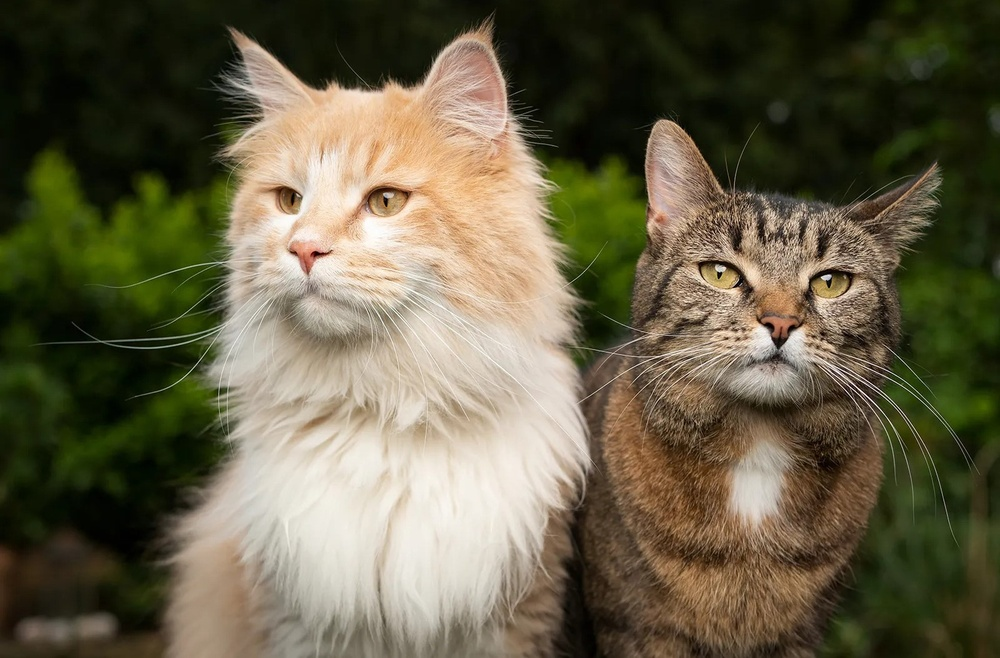
#> input picture test_image.jpg, 1000 x 658 px, shrunk from 1600 x 1052 before the run
$ python temp.py test_image.jpg
#> lines starting #> are read from the running program, lines starting #| are printed output that depends on the picture
#> in main, image_array is the input picture: shape (658, 1000, 3); mean R, G, B 101.6, 95.1, 71
import sys
import numpy as np
from PIL import Image


def rgb_to_grayscale(rgb_image):
    r, g, b = rgb_image[:, :, 0], rgb_image[:, :, 1], rgb_image[:, :, 2]
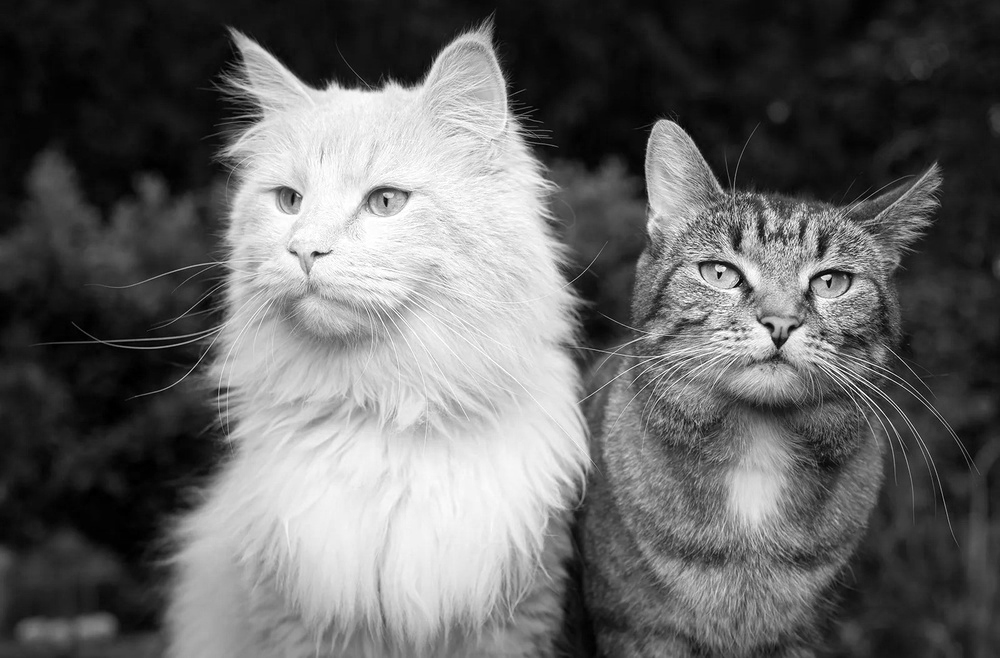
#> r: shape (658, 1000); min 0, max 255, mean 101.6
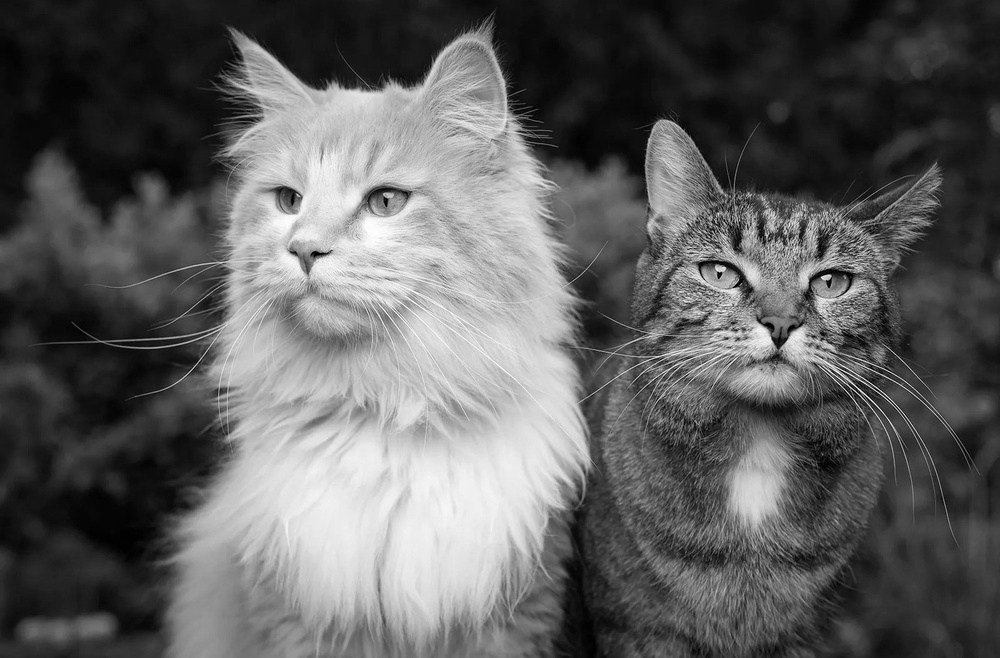
#> g: shape (658, 1000); min 0, max 255, mean 95.1
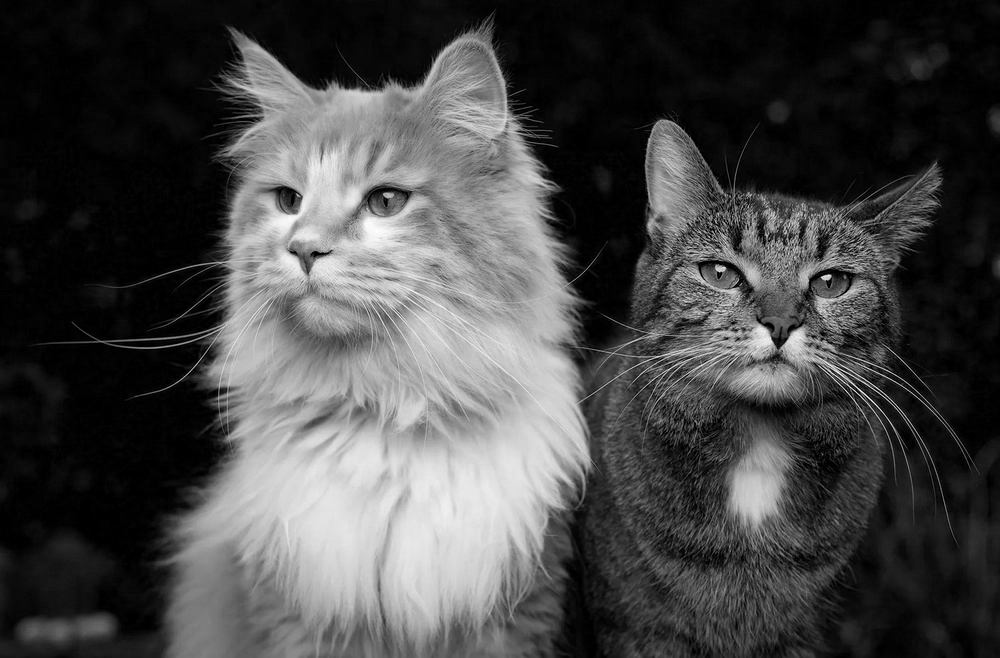
#> b: shape (658, 1000); min 0, max 255, mean 71
    gray = 0.2989 * r + 0.5870 * g + 0.1140 * b
    return gray.astype(np.uint8)


# [18 lines left out: functions gaussian_kernel, conv2d, not called in this run]


def gaussian_blur(image, kernel_size=5, sigma=1):
    kernel = gaussian_kernel(kernel_size, sigma)
    return conv2d(image, kernel)


# [114 lines left out: functions sobel_filters, non_max_suppression, threshold, hysteresis, canny_edge_detection, not called in this run]


def main():
    if len(sys.argv) != 2:
        print("Usage: python <script_name>.py <input_image>")
        sys.exit(1)

    input_name = sys.argv[1]
    output_name = input_name.rsplit(".", 1)[0] + "_edge.png"

    # Load image
    image_array = np.array(Image.open(input_name))

    # Convert image to grayscale
    if len(image_array.shape) == 3:
        gray_image = rgb_to_grayscale(image_array)
    else:
        gray_image = image_array


# # Apply Canny edge detection
# edges_array = canny_edge_detection(image_array)

# # Save the result
# Image.fromarray(edges_array.astype(np.uint8)).save(output_name)
# print(f"Edge detection complete. Result saved as {output_name}")


if __name__ == "__main__":
    main()

$ run again, on test_image_1.jpg
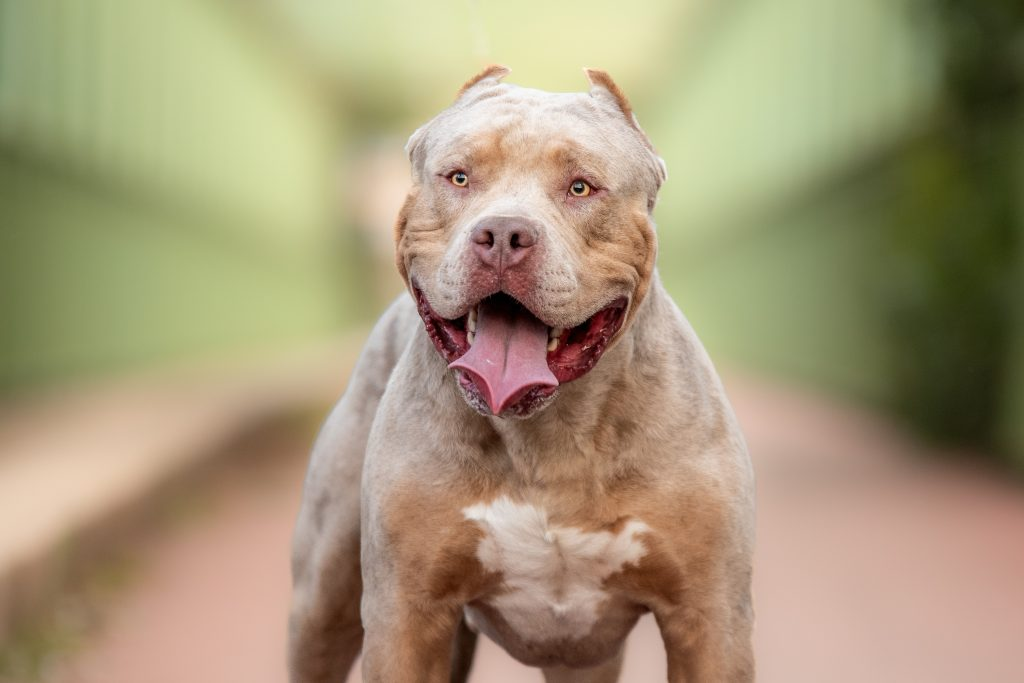
#> input picture test_image_1.jpg, 1024 x 683 px
#> in main, image_array is the input picture: shape (683, 1024, 3); mean R, G, B 165, 151, 120
#> in rgb_to_grayscale, `r, g, b = rgb_image[:, :, 0], rgb_image[:, :, 1], rgb_image[:, :, 2]`:
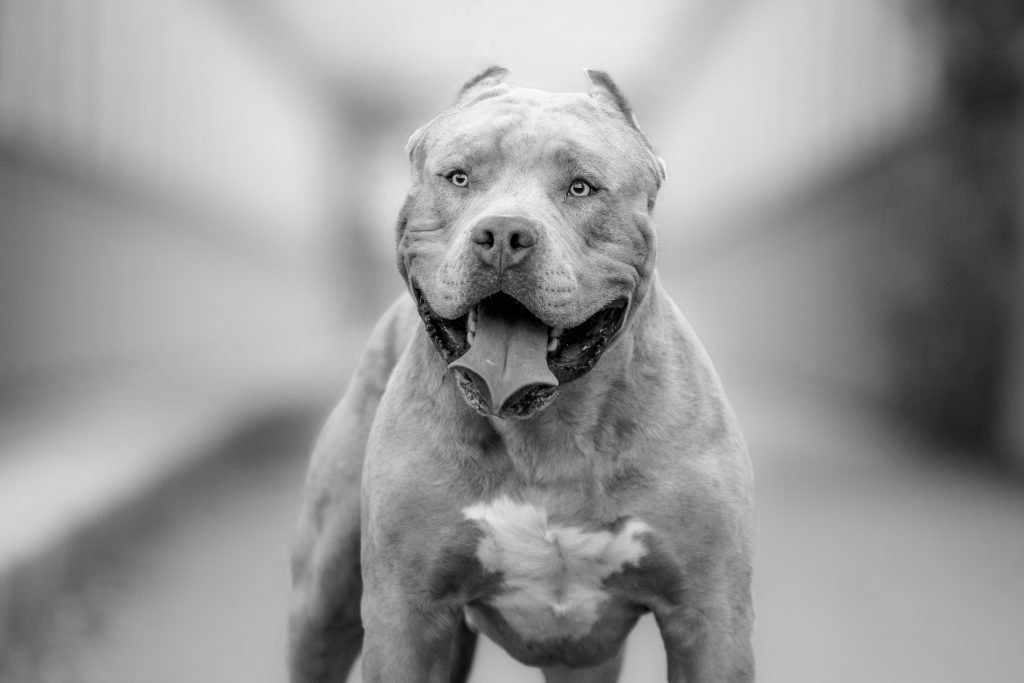
#> g: shape (683, 1024); min 0, max 252, mean 151
#> in rgb_to_grayscale, `r, g, b = rgb_image[:, :, 0], rgb_image[:, :, 1], rgb_image[:, :, 2]`:
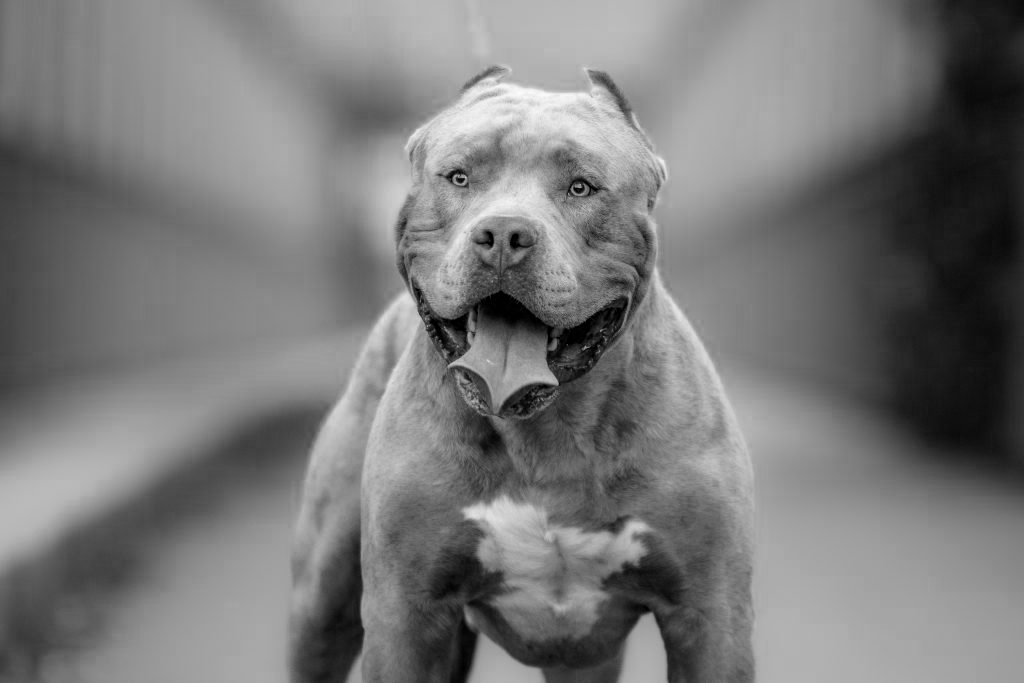
#> b: shape (683, 1024); min 0, max 251, mean 120
